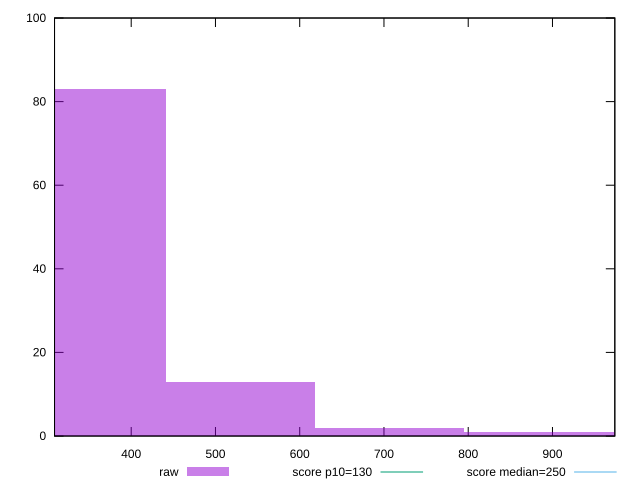

Source code (gnuplot):
reset

$raw <<EOF
1060.489339057283 1
883.7411158810692 1
530.2446695286415 13
706.9928927048553 2
353.49644635242765 83
EOF

set key outside below
set boxwidth 176.74822317621383
set xrange [309:973.9999999999991]
set yrange [0:100]
set trange [0:100]
set style fill transparent solid 0.5 noborder

set parametric
set terminal svg size 640, 490 enhanced background rgb 'white'
set output "report_00019_2021-02-10T18-14-37.922Z//max-potential-fid/samples/pages+cached/raw/histogram.svg"

plot $raw title "raw" with boxes, \
     130,t title "score p10=130", \
     250,t title "score median=250"

reset
